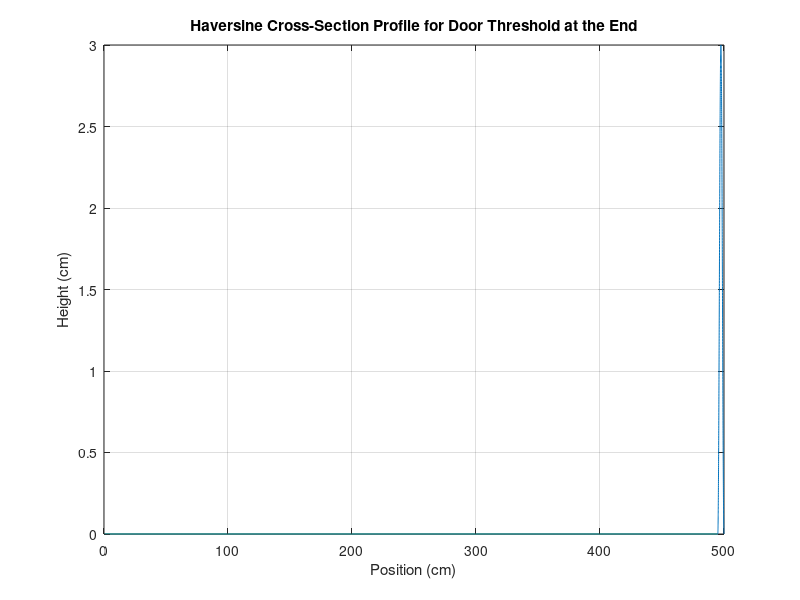

Source code (MATLAB):
% Parameters
threshold_length = 5; % cm (0.05 m)
threshold_height = 3; % cm (0.03 m)
total_length = 500; % cm (5 meters)
profile_resolution = 0.01; % cm (sampling resolution)

% Time and Position Vectors
x = 0:profile_resolution:total_length;
y = zeros(size(x));

% Generate Profile
threshold_start_pos = total_length - threshold_length; % Starting position of the threshold
for i = 1:length(x)
    if x(i) >= threshold_start_pos
        pos = x(i) - threshold_start_pos;
        y(i) = threshold_height * (1 - cos(2 * pi * pos / threshold_length)) / 2;
    else
        y(i) = 0; % Flat section
    end
end

% Plot the Profile
figure;
plot(x, y);
title('Haversine Cross-Section Profile for Door Threshold at the End');
xlabel('Position (cm)');
ylabel('Height (cm)');
grid on;

% Save Profile to Workspace
assignin('base', 'x', x);
assignin('base', 'y', y);
